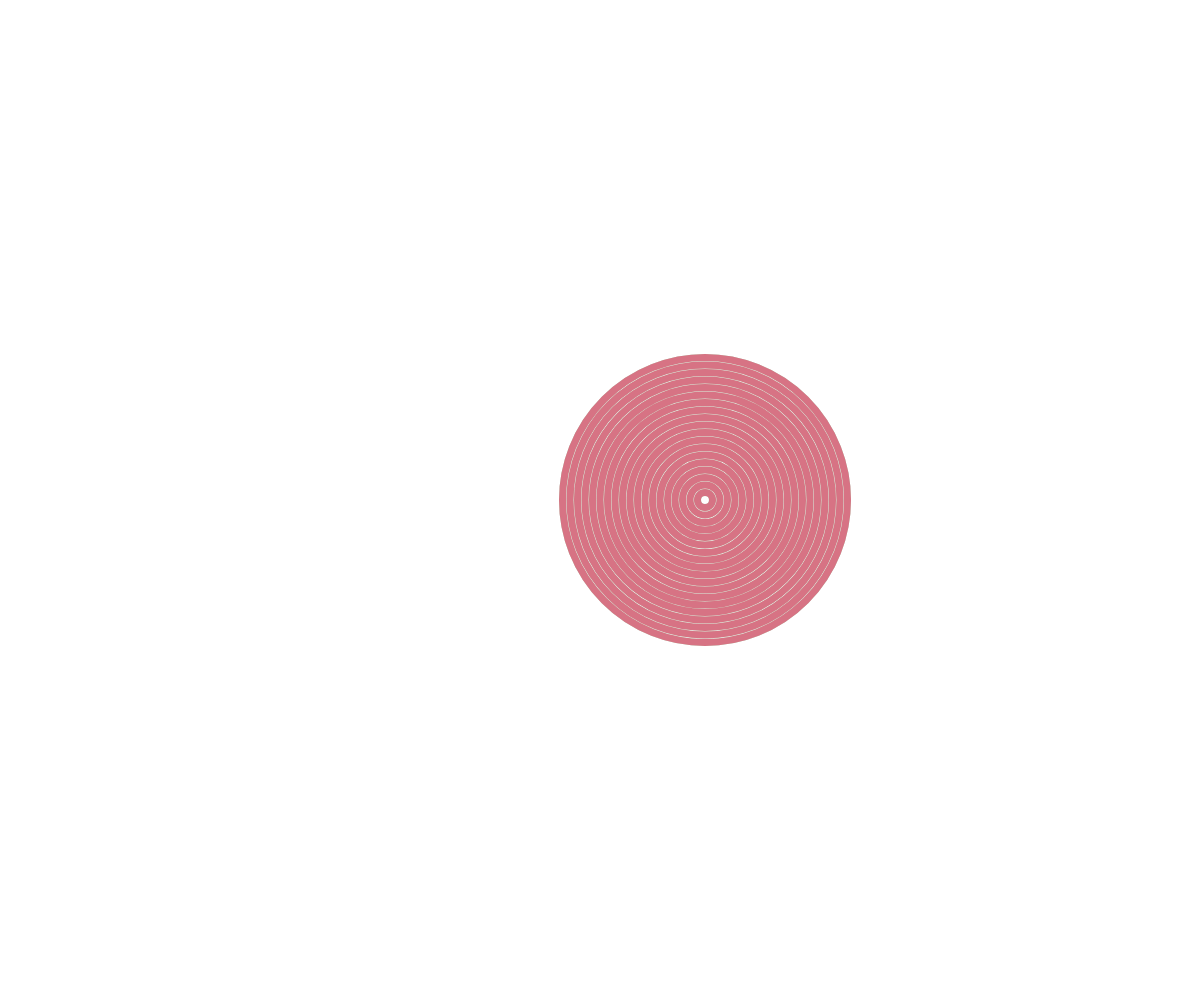
Frame 1 (no input)
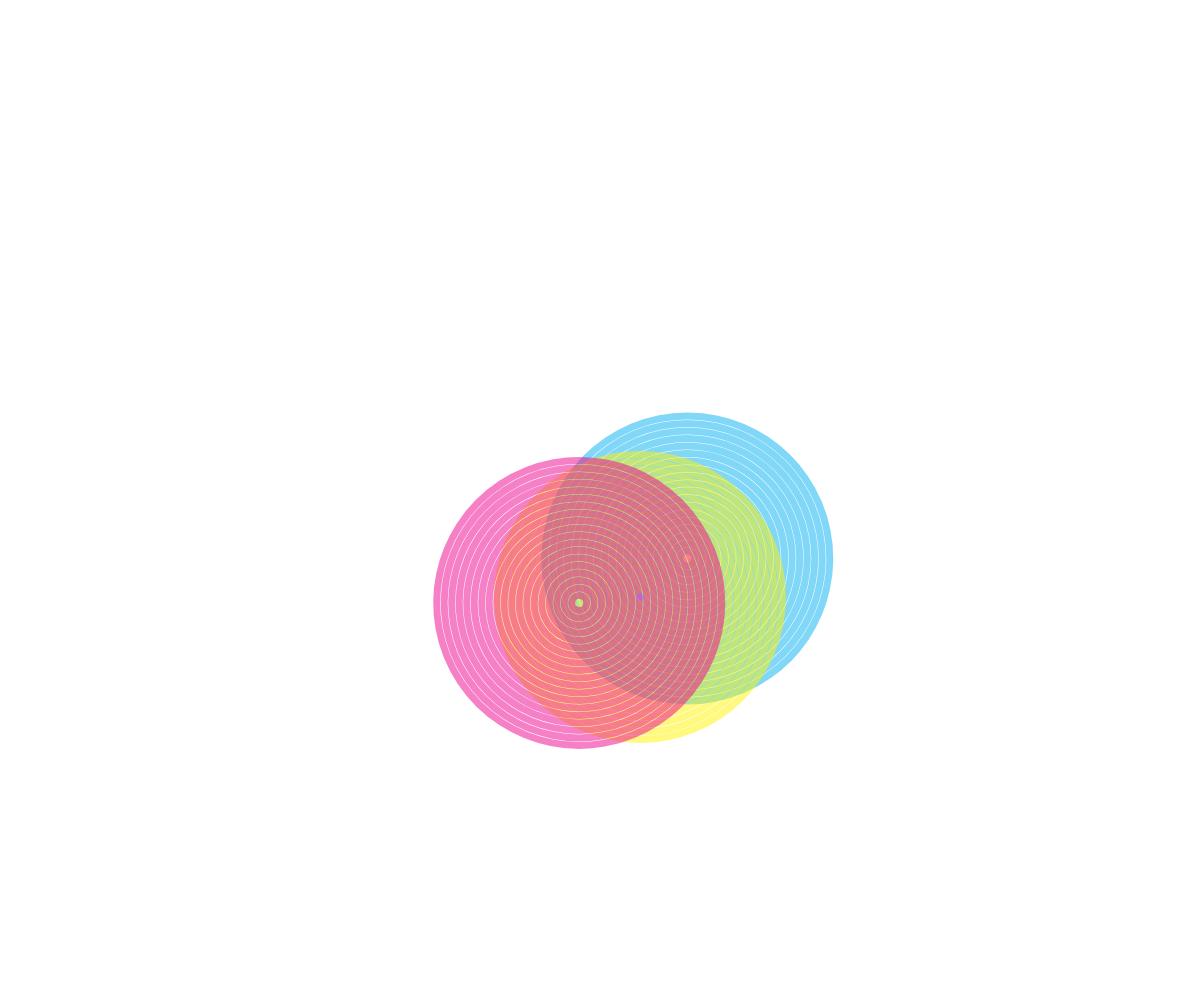
Frame 60 (no input)
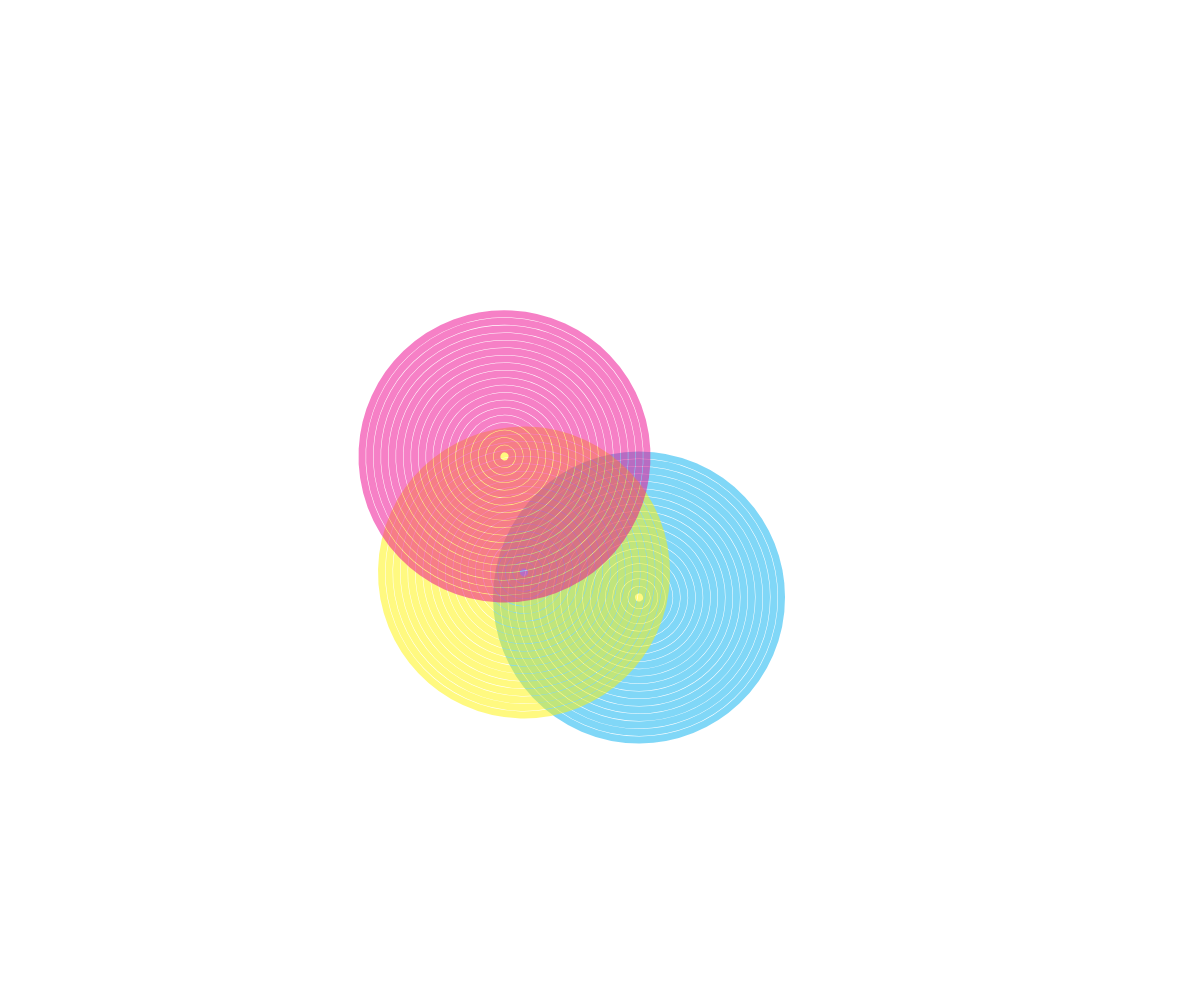
Frame 120 (the mouse pressed at the canvas centre since frame 60)

The p5.js sketch that drew these frames (run headless with seeded random() and noise() and a simulated clock; from frame 60 on, the mouse is pressed at the canvas centre):

// p5.js sketch
// ── sketch.js
var A = 0.0;

function setup() {
	createCanvas(windowWidth, windowHeight);
}

function draw() {
	background(255);
	fill(0, 0);
	translate(width / 2, height / 2);
	/*	// black circle
	strokeWeight(1); 
	stroke(0);
 		for(var r=15; r<500; r+=15){
 			ellipse(0,0,r,r);
 		} */

	strokeWeight(7);
	// cyan
	stroke(0, 174, 239, 127);
	rotate(A);
	for (var i = 15; i < 300; i += 15) {
		ellipse(105, 0, i, i);
	}

	// Yellow
	stroke(255, 242, 0, 127);
	rotate(A);
	for (i = 15; i < 300; i += 15) {
		ellipse(105, 0, i, i);
	}
	//magenta
	stroke(236, 0, 140, 127);
	rotate(A);
	for (i = 15; i < 300; i += 15) {
		ellipse(105, 0, i, i);
	}
	A += 0.01;
}
